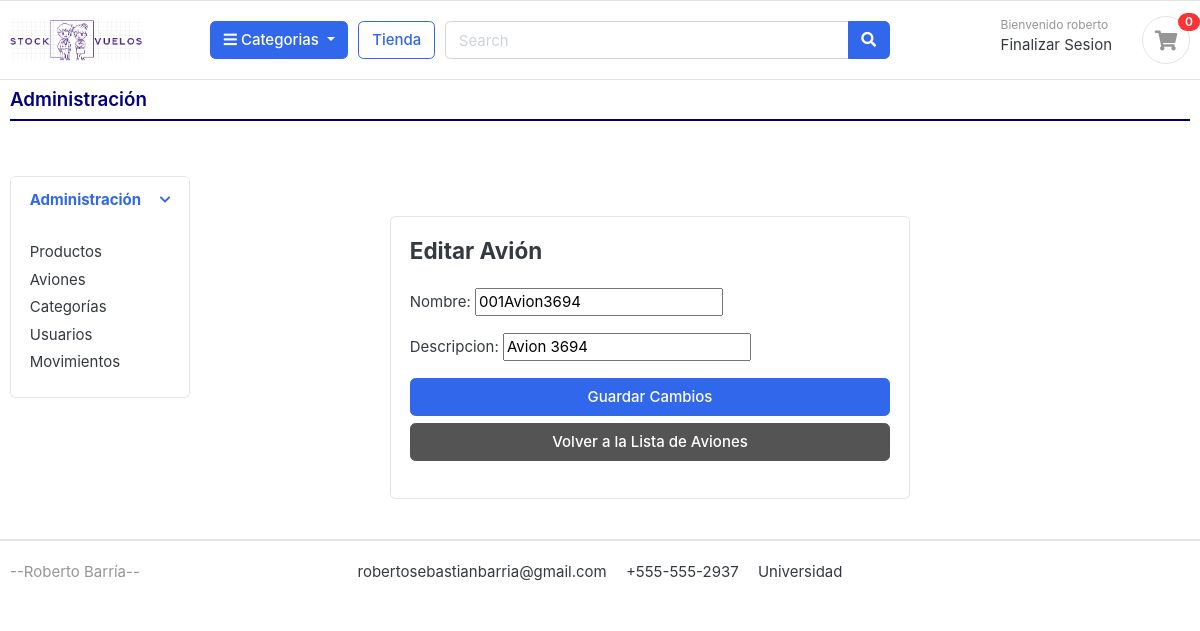
The app's page /administracion/aviones/1/editar/ (signed in), older data.
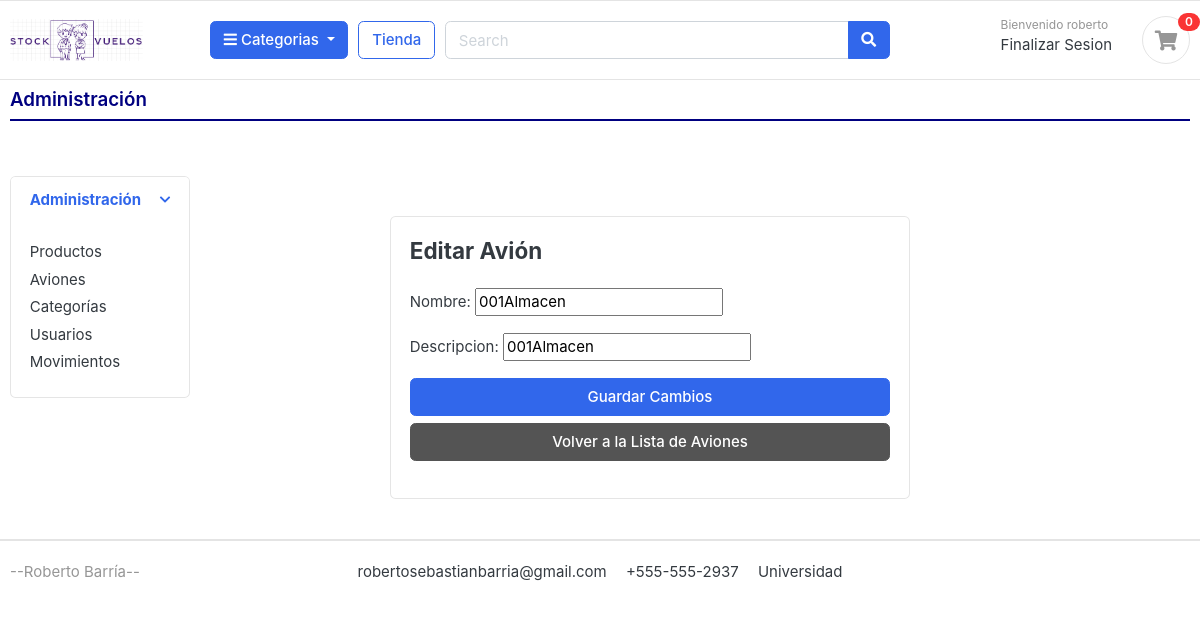
The same page, newer data.
### aviones/models.py (models this page shows, shortened)
class Avion(models.Model):
    nombre = models.CharField(max_length=100)
    descripcion = models.CharField(max_length=255, blank=True)

### administracion/views.py (the view)
# urls.py: path('aviones/<int:pk>/editar/', views.editar_avion, name='editar_avion'),
@login_required
def editar_avion(request, pk):
    avion = get_object_or_404(Avion, pk=pk)
    if request.method == 'POST':
        form = AvionForm(request.POST, instance=avion)
        if form.is_valid():
            form.save()
            return redirect('lista_aviones')
    else:
        form = AvionForm(instance=avion)
    return render(request, 'administracion/editar_avion.html', {'form': form})

### administracion/forms.py
class AvionForm(forms.ModelForm):
    class Meta:
        model = Avion
        fields = ['nombre', 'descripcion']

### categorias/models.py (called while the page is built)
    def get_url(self):
        return reverse('productos_por_categoria', args=[self.slug])

### tienda/context_processors.py (called while the page is built)
def cantidad_productos_en_orden(request):
    if request.user.is_authenticated:
        avion_id = request.session.get('avion_id')
        orden = Orden.objects.filter(usuario=request.user, avion_id=avion_id, completada=False).first()
        if orden:
            orden_productos = OrdenProducto.objects.filter(orden=orden).count()
        else:
            orden_productos = 0
    else:
        orden_productos = 0
    return {'orden_productos': orden_productos}

def categorias_context(request):
    return {
        'categorias': Categoria.objects.all()
    }

### templates/administracion/editar_avion.html (shortened to what this page needs)
{% extends 'administracion/administracion.html' %}
{% block main_content %}
<section class="section-content padding-x">
    <div class="card mx-auto" style="max-width: 520px; margin-top: 40px;">
        <article class="card-body">
            <h4 class="card-title mb-4">Editar Avión</h4>
            <form method="post">
                {{ form.as_p }}
                <div class="form-group">
                    <button type="submit" class="btn btn-primary btn-block">Guardar Cambios</button>
                <a href="{% url 'lista_aviones' %}" class="btn btn-secondary btn-block">Volver a la Lista de Aviones</a>
            </div>
            </form>
        </article>
    </div>
</section>
{% endblock %}

Row changes from the older to the newer data that the page shows:
changed Avion: nombre "001Avion3694" → "001Almacen"; descripcion "Avion 3694" → "001Almacen"
